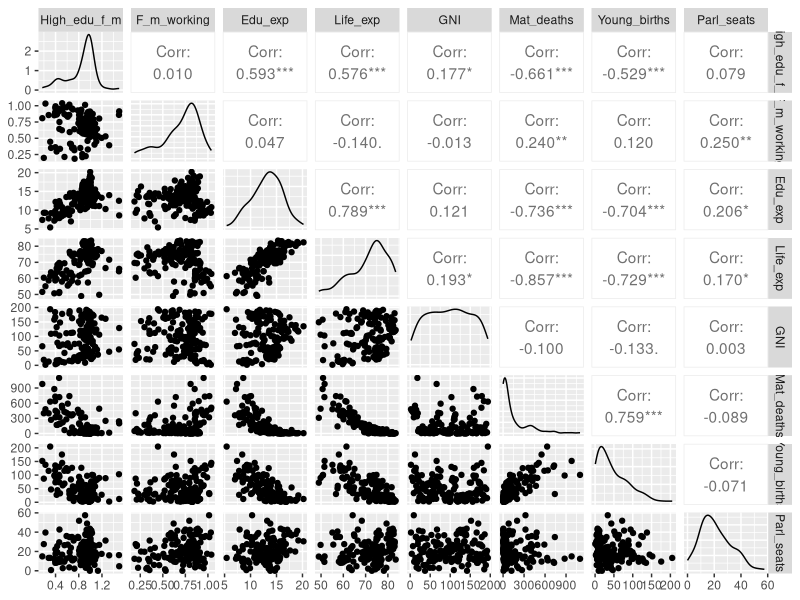
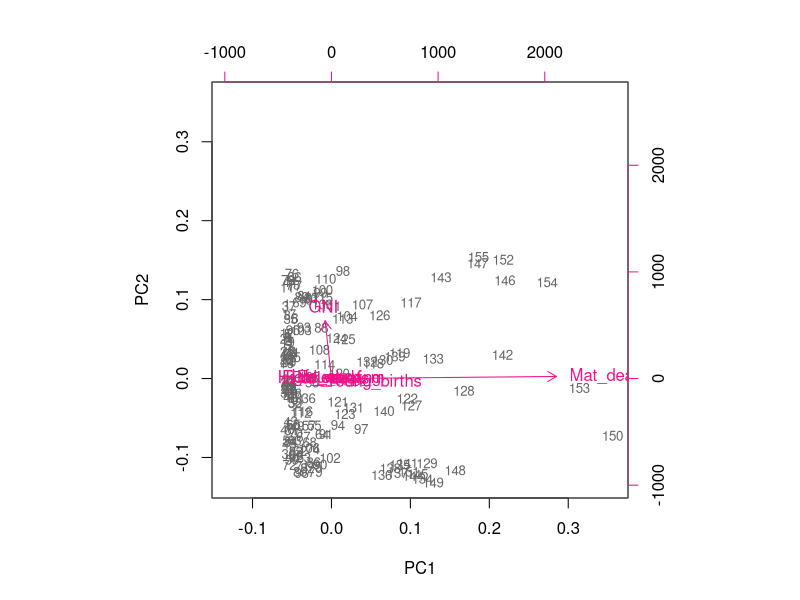
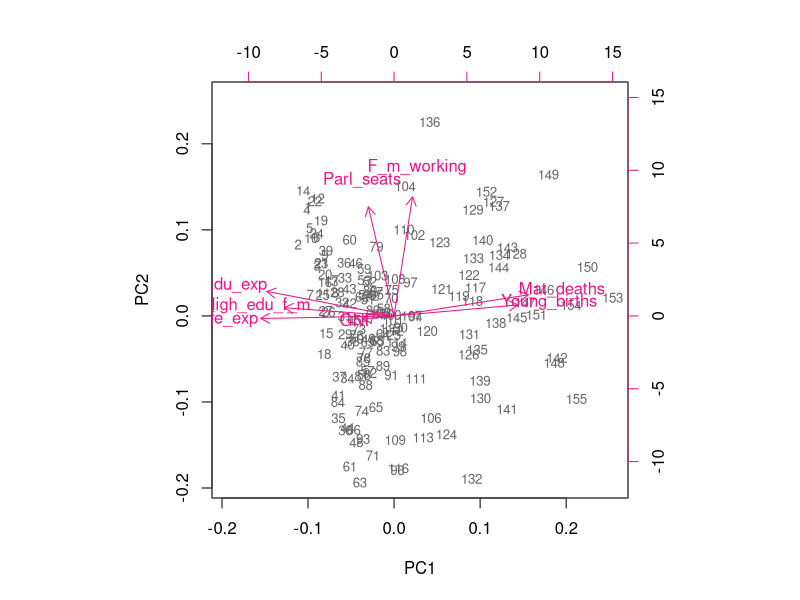

Reproduce these figures in R, in order.
## ---- chunk 1
setwd("C:/Users/Jonas/Documents/GitHub/IODS-project/data/")
human <- read.table("human.csv", sep = ",", header = TRUE)
str(human)
dim(human)
## ---- chunk 2
summary(human)
## ---- chunk 3
library(GGally); library(dplyr); library(corrplot)
ggpairs(human)
## ---- chunk 4
pca_human <- prcomp(human)
pca_human
summary(pca_human)
biplot(pca_human, choices = 1:2, cex = c(0.8, 1), col= c("grey40", "deeppink2"))
## ---- chunk 5
human.std <- scale(human)
pca_human2 <- prcomp(human.std)
pca_human2
summary(pca_human2)
biplot(pca_human2, choices= 1:2, cex = c(0.8, 1), col= c("grey40", "deeppink2"))
